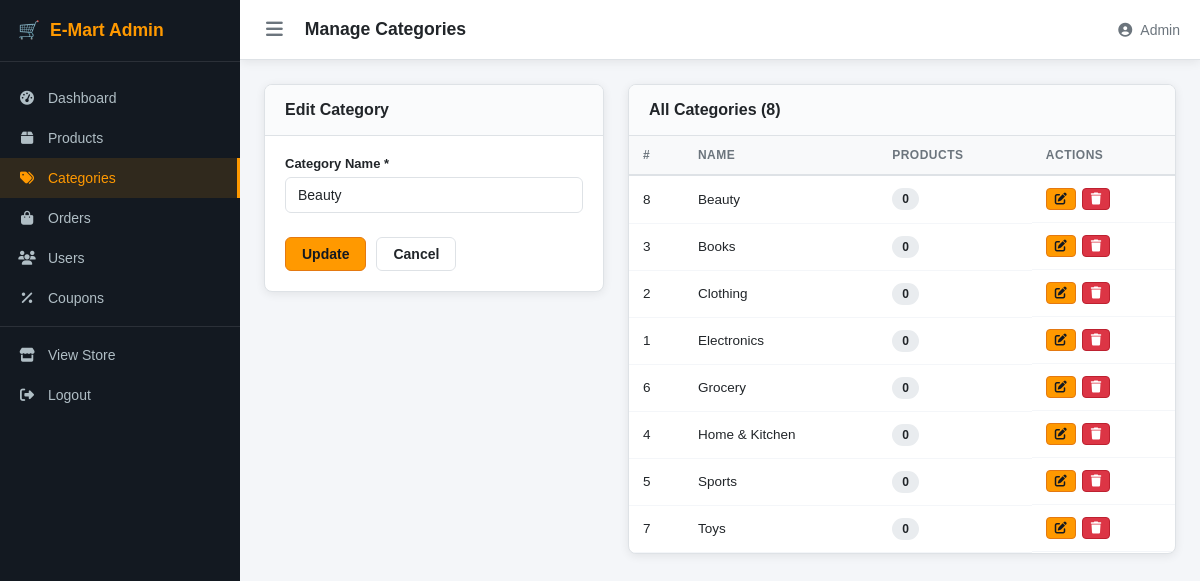
Page /admin/categories.php?edit=8 (signed in) on the committed database.
### tables this page shows
CREATE TABLE IF NOT EXISTS categories (
    id            INT AUTO_INCREMENT PRIMARY KEY,
    category_name VARCHAR(100) NOT NULL UNIQUE
);

### includes/connection.php (called while the page is built, shortened)
<?php
function sanitize($data) {
    return htmlspecialchars(strip_tags(trim($data)), ENT_QUOTES, 'UTF-8');
}

### admin/categories.php (the view, shortened to what this page needs)
<?php
require_once 'includes/admin_header.php';
$editing = null;
if (isset($_GET['edit'])) {
    $eid = (int)$_GET['edit'];
    $es  = $conn->prepare("SELECT * FROM categories WHERE id=? LIMIT 1");
    $es->bind_param("i", $eid);
    $es->execute();
    $editing = $es->get_result()->fetch_assoc();
}
$categories = $conn->query(
    "SELECT c.*, COUNT(p.id) AS product_count
     FROM categories c LEFT JOIN products p ON p.category_id = c.id
     GROUP BY c.id ORDER BY c.category_name"
)->fetch_all(MYSQLI_ASSOC);
?>
<div class="admin-layout-two-col">
    <div class="admin-card">
        <div class="admin-card-header">
            <h3><?= $editing ? 'Edit Category' : 'Add Category' ?></h3>
        </div>
        <form method="POST" class="admin-form">
            <div class="form-group">
                <label>Category Name *</label>
                <input type="text" name="category_name" required
                       value="<?= sanitize($editing['category_name'] ?? '') ?>"
                       placeholder="e.g. Electronics">
            </div>
            <div class="form-actions">
                <button type="submit" class="btn btn-primary">
                    <?= $editing ? 'Update' : 'Add Category' ?>
                </button>
                <?php if ($editing): ?>
                <a href="categories.php" class="btn btn-outline">Cancel</a>
                <?php endif; ?>
            </div>
        </form>
    </div>
    <div class="admin-card">
        <div class="admin-card-header">
            <h3>All Categories (<?= count($categories) ?>)</h3>
        </div>
        <div class="table-responsive">
            <table class="admin-table">
                <thead>
                    <tr><th>#</th><th>Name</th><th>Products</th><th>Actions</th></tr>
                </thead>
                <tbody>
                    <?php foreach ($categories as $c): ?>
                    <tr>
                        <td><?= $c['id'] ?></td>
                        <td><?= sanitize($c['category_name']) ?></td>
                        <td>
                            <span class="badge"><?= $c['product_count'] ?></span>
                        </td>
                        <td class="action-btns">
                            <a href="categories.php?edit=<?= $c['id'] ?>"
                               class="btn btn-xs btn-primary">
                                <i class="fas fa-edit"></i>
                            </a>
                            <a href="categories.php?delete=<?= $c['id'] ?>"
                               class="btn btn-xs btn-danger"
                               onclick="return confirm('Delete this category? Products will also be removed!')">
                                <i class="fas fa-trash"></i>
                            </a>
                        </td>
                    </tr>
                    <?php endforeach; ?>
                </tbody>
            </table>
        </div>
    </div>
</div>
<?php require_once 'includes/admin_footer.php'; ?>

### assets/css/admin.css (style rules this page uses)
:root { --sidebar-w: 240px; --topbar-h: 60px; --primary: #ff9900; --dark: #131921; --dark2: #232f3e; --accent: #146eb4; --white: #ffffff; --bg: #f4f6f9; --border: #dee2e6; --text: #212529; --text-muted:#6c757d; --success: #28a745; --danger: #dc3545; --warning: #ffc107; --info: #17a2b8; --shadow: 0 2px 10px rgba(0,0,0,.08); --radius: 8px; }
*, *::before, *::after { box-sizing: border-box; margin: 0; padding: 0; }
body { font-family: Arial, sans-serif; background: var(--bg); color: var(--text); font-size: 14px; }
a { text-decoration: none; color: var(--accent); }
input, select, textarea, button { font-family: inherit; font-size: 14px; }
.admin-card { background: var(--white); border: 1px solid var(--border); border-radius: var(--radius); box-shadow: var(--shadow); margin-bottom: 24px; overflow: hidden; }
.admin-card-header { display: flex; align-items: center; justify-content: space-between; padding: 16px 20px; border-bottom: 1px solid var(--border); background: #fafbfc; }
.admin-card-header h3 { font-size: 1rem; font-weight: 700; }
.table-responsive { overflow-x: auto; }
.admin-table { width: 100%; border-collapse: collapse; font-size: 13.5px; }
.admin-table th { background: #f8f9fa; padding: 12px 14px; text-align: left; font-weight: 700; font-size: 12px; text-transform: uppercase; letter-spacing: .5px; color: var(--text-muted); border-bottom: 2px solid var(--border); white-space: nowrap; }
.admin-table td { padding: 12px 14px; border-bottom: 1px solid var(--bg); vertical-align: middle; }
.admin-form { padding: 20px; display: flex; flex-direction: column; gap: 16px; }
.form-group { display: flex; flex-direction: column; gap: 6px; }
.form-group label { font-weight: 600; font-size: 13px; color: var(--text); }
.form-group input, .form-group select, .form-group textarea { padding: 9px 12px; border: 1px solid var(--border); border-radius: 6px; outline: none; background: var(--white); color: var(--text); transition: border-color .2s; }
.form-actions { display: flex; gap: 10px; padding-top: 8px; }
.admin-layout-two-col { display: grid; grid-template-columns: 340px 1fr; gap: 24px; align-items: start; }
.btn { display: inline-flex; align-items: center; gap: 6px; padding: 8px 16px; border-radius: 6px; border: none; cursor: pointer; font-weight: 600; transition: all .2s; text-decoration: none; white-space: nowrap; font-size: 14px; }
.btn-primary { background: var(--primary); color: var(--dark); border: 1px solid #e47911; }
.btn-outline { background: transparent; color: var(--text); border: 1px solid var(--border); }
.btn-danger { background: var(--danger); color: var(--white); border: 1px solid #bd2130; }
.btn-xs { padding: 4px 8px; font-size: 12px; border-radius: 4px; }
.action-btns { display: flex; gap: 6px; }
.badge { display: inline-block; padding: 4px 10px; border-radius: 20px; font-size: 12px; font-weight: 700; background: #e9ecef; color: var(--text); }

### rows in the picture
categories: category_name "Beauty", id "8", product_count "0"
categories: id "3", category_name "Books", product_count "0"
categories: id "2", category_name "Clothing", product_count "0"
categories: id "1", category_name "Electronics", product_count "0"
categories: id "6", category_name "Grocery", product_count "0"
categories: id "4", category_name "Home & Kitchen", product_count "0"
categories: id "5", category_name "Sports", product_count "0"
categories: id "7", category_name "Toys", product_count "0"

### other values in the picture
$pageTitle "Manage Categories"
$_SESSION['username'] "Admin"
count($categories) "8"
